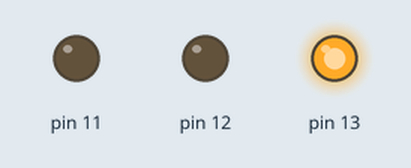
A sketch run on a simulated Arduino Uno, built with avr-gcc and run on an emulated ATmega328P. Parts: output pins drawn as LEDs (lit = HIGH).

Above: at 0.03 s.
At 1.19 s:
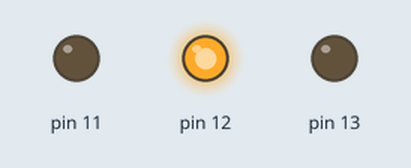
At 1.68 s:
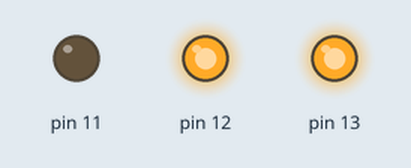
At 2.0 s:
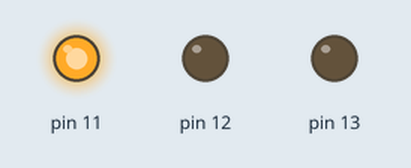
At 3.19 s:
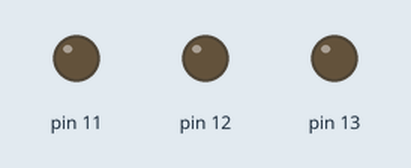
At 8.49 s:
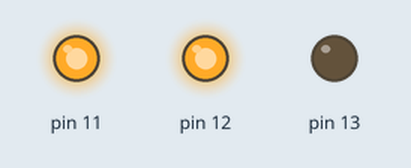
Timing chart, 0 to 8.8 s (numbered marks = the images above):
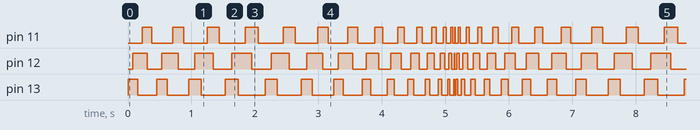

Measured:
- by itself, pin 11–13: moves between LOW and HIGH, repeating every 6.6 s
- by itself, everything shown: repeats every 6.6 s, in 81 steps

The sketch:

Blink.ino
```cpp
void setup() {
  // put your setup code here, to run once:
  pinMode(13, OUTPUT);
  pinMode(12, OUTPUT);
  pinMode(11, OUTPUT);
  //pinMode(12, OUTPUT);
}

int ti = 75;
int ch = 10;

void pOn(int p) {
  digitalWrite(p, HIGH);
}

void pOff(int p) {
  digitalWrite(p, LOW);
}

void loop() {
  if (ti > 100) {
    ch = -10;
  } else if (ti < 10) {
    ch = 10;
  }
  pOn(13);
  delay(ti);
  pOn(12);
  delay(ti);
  pOff(13);
  delay(ti);
  pOn(11);
  delay(ti);
  pOff(12);
  delay(ti);
  pOff(11);
  delay(ti);
  ti += ch;
}
```
